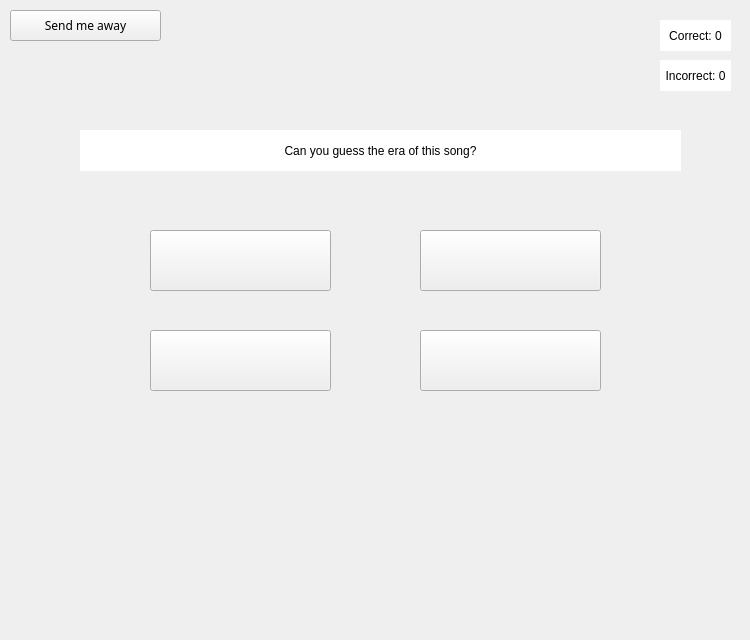
<?xml version="1.0" encoding="UTF-8"?>
<ui version="4.0">
 <class>Quiz</class>
 <widget class="QWidget" name="Quiz">
  <property name="geometry">
   <rect>
    <x>0</x>
    <y>0</y>
    <width>750</width>
    <height>640</height>
   </rect>
  </property>
  <property name="windowTitle">
   <string>Form</string>
  </property>
  <widget class="QPushButton" name="pushButton">
   <property name="geometry">
    <rect>
     <x>10</x>
     <y>10</y>
     <width>151</width>
     <height>31</height>
    </rect>
   </property>
   <property name="font">
    <font>
     <family>Pixeloid Sans</family>
    </font>
   </property>
   <property name="text">
    <string>Send me away</string>
   </property>
  </widget>
  <widget class="QLabel" name="question">
   <property name="geometry">
    <rect>
     <x>80</x>
     <y>130</y>
     <width>601</width>
     <height>41</height>
    </rect>
   </property>
   <property name="layoutDirection">
    <enum>Qt::LeftToRight</enum>
   </property>
   <property name="styleSheet">
    <string notr="true">background-color: rgb(255, 255, 255)</string>
   </property>
   <property name="text">
    <string>Can you guess the era of this song?</string>
   </property>
   <property name="alignment">
    <set>Qt::AlignCenter</set>
   </property>
  </widget>
  <widget class="QLabel" name="correctScore">
   <property name="geometry">
    <rect>
     <x>660</x>
     <y>20</y>
     <width>71</width>
     <height>31</height>
    </rect>
   </property>
   <property name="styleSheet">
    <string notr="true">background-color: rgb(255, 255, 255)</string>
   </property>
   <property name="text">
    <string>Correct: 0</string>
   </property>
   <property name="alignment">
    <set>Qt::AlignCenter</set>
   </property>
  </widget>
  <widget class="QLabel" name="rightOrWrong">
   <property name="geometry">
    <rect>
     <x>300</x>
     <y>440</y>
     <width>161</width>
     <height>31</height>
    </rect>
   </property>
   <property name="layoutDirection">
    <enum>Qt::LeftToRight</enum>
   </property>
   <property name="text">
    <string/>
   </property>
   <property name="alignment">
    <set>Qt::AlignCenter</set>
   </property>
  </widget>
  <widget class="QPushButton" name="eraButton1">
   <property name="geometry">
    <rect>
     <x>150</x>
     <y>230</y>
     <width>181</width>
     <height>61</height>
    </rect>
   </property>
   <property name="text">
    <string/>
   </property>
  </widget>
  <widget class="QPushButton" name="eraButton2">
   <property name="geometry">
    <rect>
     <x>420</x>
     <y>230</y>
     <width>181</width>
     <height>61</height>
    </rect>
   </property>
   <property name="text">
    <string/>
   </property>
  </widget>
  <widget class="QPushButton" name="eraButton3">
   <property name="geometry">
    <rect>
     <x>150</x>
     <y>330</y>
     <width>181</width>
     <height>61</height>
    </rect>
   </property>
   <property name="text">
    <string/>
   </property>
  </widget>
  <widget class="QPushButton" name="eraButton4">
   <property name="geometry">
    <rect>
     <x>420</x>
     <y>330</y>
     <width>181</width>
     <height>61</height>
    </rect>
   </property>
   <property name="text">
    <string/>
   </property>
  </widget>
  <widget class="QLabel" name="incorrectScore">
   <property name="geometry">
    <rect>
     <x>660</x>
     <y>60</y>
     <width>71</width>
     <height>31</height>
    </rect>
   </property>
   <property name="styleSheet">
    <string notr="true">background-color: rgb(255, 255, 255)</string>
   </property>
   <property name="text">
    <string>Incorrect: 0</string>
   </property>
   <property name="alignment">
    <set>Qt::AlignCenter</set>
   </property>
  </widget>
 </widget>
 <resources/>
 <connections/>
</ui>
